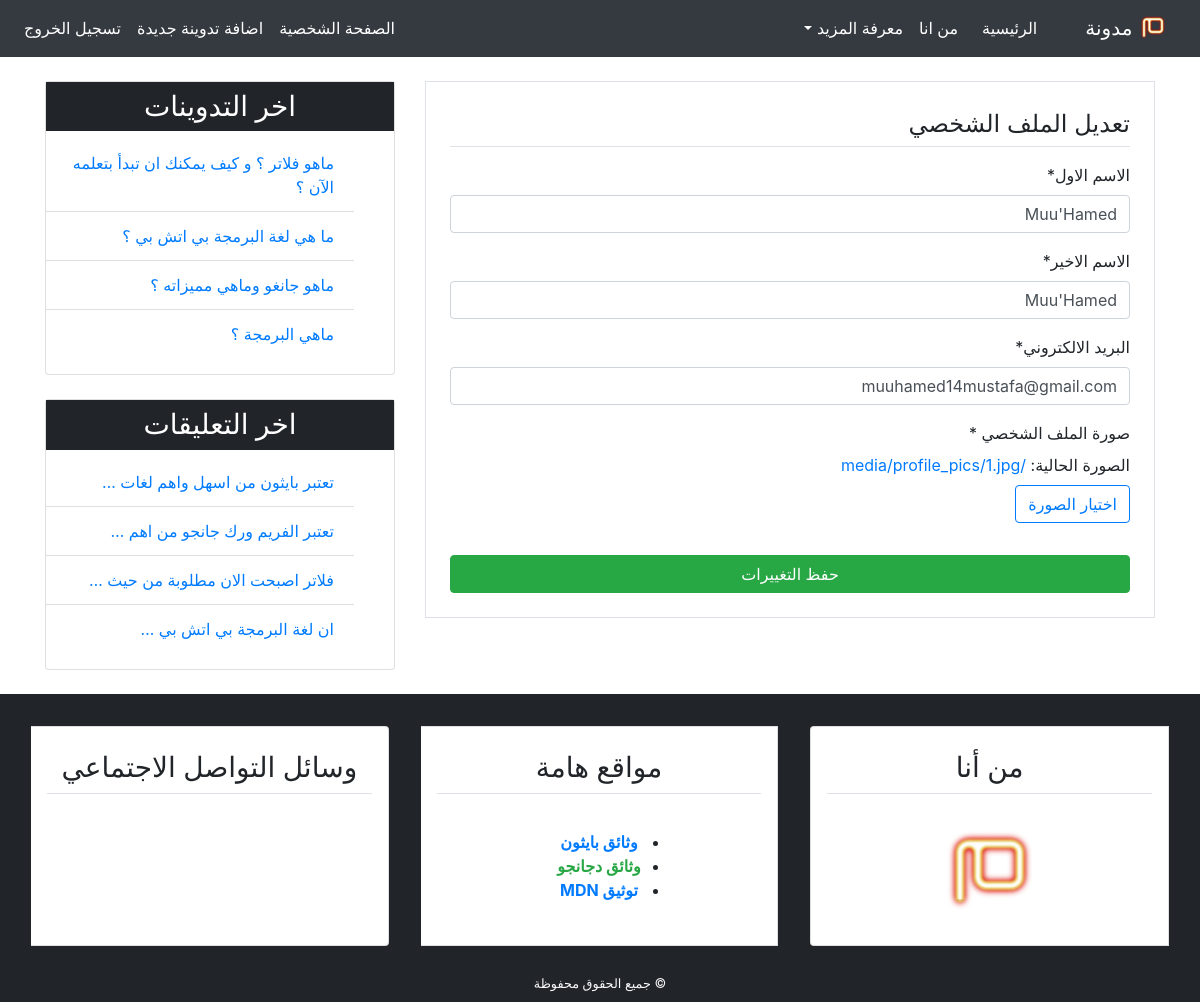
The page /accounts/profile_update/ (signed in) on the database its author committed.
### accounts/models.py (models this page shows, shortened)
class Profile(models.Model):
    user = models.OneToOneField(User,on_delete=models.CASCADE)
    image = models.ImageField(upload_to=image_upload,default='user.png')

### blog/models.py (models this page shows, shortened)
class Post(models.Model):
    objects = None
    author = models.ForeignKey(User,on_delete=models.CASCADE)
    title = models.CharField(max_length=60,verbose_name='عنوان التدوينة')
    content = models.TextField(max_length=6000,verbose_name='نص التدوينة')
    post_date = models.DateTimeField(auto_now_add=True)
    post_update = models.DateTimeField(auto_now=True)
    class Meta:
        ordering = ('-post_date',)
        verbose_name = _('Post')
        verbose_name_plural = _('Posts')

class Comment(models.Model):
    objects = None
    post = models.ForeignKey(Post,on_delete=models.CASCADE,related_name='comments')
    created_by = models.ForeignKey(User,on_delete=models.CASCADE)
    content = models.TextField(max_length=6000,verbose_name='التعليق')
    comment_date = models.DateTimeField(auto_now_add=True)
    active = models.BooleanField(default=False)
    class Meta:
        ordering = ('-comment_date',)
        verbose_name = _('Comment')
        verbose_name_plural = _('Comments')

### accounts/views.py (the view, shortened to what this page needs)
# urls.py: path('profile_update/',views.profile_update,name='profile_update'),
@login_required(login_url='accounts:login')
def profile_update(request):
    user_update = User_Update(instance=request.user)
    profile_update = Profile_update(instance=request.user)
    return render(request,'accounts/profile_update.html',{'title':'تعديل الصفحة الشخصية','user_update':user_update,'profile_update':profile_update})

### accounts/forms.py
class User_Update(forms.ModelForm):
    first_name = forms.CharField(label='الاسم الاول')
    last_name = forms.CharField(label='الاسم الاخير')
    email = forms.CharField(label='البريد الالكتروني',max_length=100,widget=forms.EmailInput())
    class Meta:
        model = User
        fields = ['first_name','last_name','email']

class Profile_update(forms.ModelForm):
    class Meta:
        model = Profile
        fields = ['image']

### blog/templatetags/post_tag.py (called while the page is built)
@register.inclusion_tag('blog/latest_posts.html')
def latest_posts():
    context = {'l_posts':Post.objects.all()[0:4]}
    return context

@register.inclusion_tag('blog/latest_comments.html')
def latest_comments():
    context = {'l_comments':Comment.objects.filter(active=True)[0:4]}
    return context

### accounts/templates/accounts/profile_update.html (shortened to what this page needs)
{% extends 'blog/base.html' %}
{% load crispy_forms_tags %}
{% block content %}
<div class="border p-4 mb-5">
    <legend class="border-bottom pb-1 mb-3">تعديل الملف الشخصي</legend>
    <form method="POST" enctype="multipart/form-data">
        {{user_update|crispy}}
        <div>
            <span class="mb-2" style="display: block">صورة الملف الشخصي *</span>
            الصورة الحالية: <a href="{{user.profile.image.url}}">{{user.profile.image.url}}</a>
            <br>
            <label for="image" class="btn btn-outline-primary mt-2">اختيار الصورة</label>
        </div>
        <input class="btn btn-success mt-4" style="width:100%;" type="submit" value="حفظ التغييرات">
    </form>
</div>
{% endblock %}

### blog/templates/blog/latest_posts.html
<ul class="list-group-flush">
    {% for post in l_posts %}
    <li  class="list-group-item">
        <a class="text-blue" href="{% url 'blog:post_detail' post.id %}"> {{post.title}} </a>
    </li>
    {% endfor %}
</ul>

### blog/templates/blog/latest_comments.html
<ul class="list-group-flush">
    {% for comment in l_comments %}
    <li  class="list-group-item">
        <a class="text-blue" href="{% url 'blog:post_detail' comment.post.id %}"> {{comment.content|truncatewords:6}} </a>
    </li>
    {% empty %}
    <li  class="list-group-item" style="color: red;">  لا يوجد تعليقات..</li>
    {% endfor %}
</ul>

### blog/static/blog/css/main.css (style rules this page uses)
body { font-family: 'Tajawal' sans-serif; }
html,body { direction: rtl; text-align: right; }

### rows shown on the page
Post: title "ماهو فلاتر ؟ و كيف يمكنك ان تبدأ بتعلمه الآن ؟"
Post: title "ما هي لغة البرمجة بي اتش بي ؟"
Post: title "ماهو جانغو وماهي مميزاته ؟"
Post: title "ماهي البرمجة ؟"
Comment: content "تعتبر بايثون من اسهل واهم لغات …"
Comment: content "تعتبر الفريم ورك جانجو من اهم …"
Comment: content "فلاتر اصبحت الان مطلوبة من حيث …"
Comment: content "ان لغة البرمجة بي اتش بي …"

### other values the page prints
{{ user.profile.image.url }} "/media/profile_pics/1.jpg"
